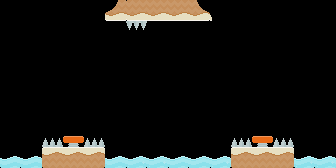

Below is a game level as drawn by its tile map, then a one-line description and the .tmx file that defines it, in full:
An orthogonal 16x8 tile map with 21x21 px tiles, 1 tile layer (Tile Layer 1) and 11 objects.

<map version="1.2" tiledversion="1.2.0" orientation="orthogonal" renderorder="left-down" width="16" height="8" tilewidth="21" tileheight="21" infinite="0" nextlayerid="3" nextobjectid="13">
 <properties>
  <property name="difficulty" value="3" />
 </properties>
 <tileset firstgid="1" source="ts.tsx" />
 <layer id="1" name="Tile Layer 1" width="16" height="8">
  <data encoding="csv">
0,0,0,0,0,3221225506,3221225477,3221225476,3221225476,3221225504,3221225503,0,0,0,0,0,
0,0,0,0,0,0,3221225543,0,0,0,0,0,0,0,0,0,
0,0,0,0,0,0,0,0,0,0,0,0,0,0,0,0,
0,0,0,0,0,0,0,0,0,0,0,0,0,0,0,0,
0,0,0,0,0,0,0,0,0,0,0,0,0,0,0,0,
0,0,0,0,0,0,0,0,0,0,0,0,0,0,0,0,
0,0,71,284,71,0,0,0,0,0,0,71,284,71,0,0,
548,549,3,4,5,549,550,551,548,549,550,3,4,5,550,551
</data>
 </layer>
 <objectgroup id="2" name="Object Layer 1">
  <object id="1" x="105" y="0" width="105" height="21">
   <properties>
    <property name="class" value="environment" />
   </properties>
  </object>
  <object id="2" x="0" y="157.5" width="336" height="10.5">
   <properties>
    <property name="class" value="environment" />
   </properties>
  </object>
  <object id="4" x="126" y="26.25">
   <properties>
    <property name="class" value="norope" />
   </properties>
   <polyline points="0,0 21,0" />
  </object>
  <object id="5" x="63" y="136.5" width="21" height="10.5">
   <properties>
    <property name="class" value="bounce" />
   </properties>
  </object>
  <object id="6" x="252" y="136.5" width="21" height="10.5">
   <properties>
    <property name="class" value="bounce" />
   </properties>
  </object>
  <object id="7" x="73.5" y="31.5">
   <properties>
    <property name="class" value="spawn" />
   </properties>
   <point />
  </object>
  <object id="8" x="194.25" y="89.25" width="10" height="10">
   <properties>
    <property name="class" value="pickup" />
    <property name="uri" value="@pickup10" />
    <property name="value" value="10" />
   </properties>
   <ellipse />
  </object>
  <object id="9" x="173.25" y="89.25" width="10" height="10">
   <properties>
    <property name="class" value="pickup" />
    <property name="uri" value="@pickup10" />
    <property name="value" value="10" />
   </properties>
   <ellipse />
  </object>
  <object id="10" x="152.25" y="89.25" width="10" height="10">
   <properties>
    <property name="class" value="pickup" />
    <property name="uri" value="@pickup10" />
    <property name="value" value="10" />
   </properties>
   <ellipse />
  </object>
  <object id="11" x="42" y="147" width="63" height="21">
   <properties>
    <property name="class" value="environment" />
   </properties>
  </object>
  <object id="12" x="231" y="147" width="63" height="21">
   <properties>
    <property name="class" value="environment" />
   </properties>
  </object>
 </objectgroup>
</map>